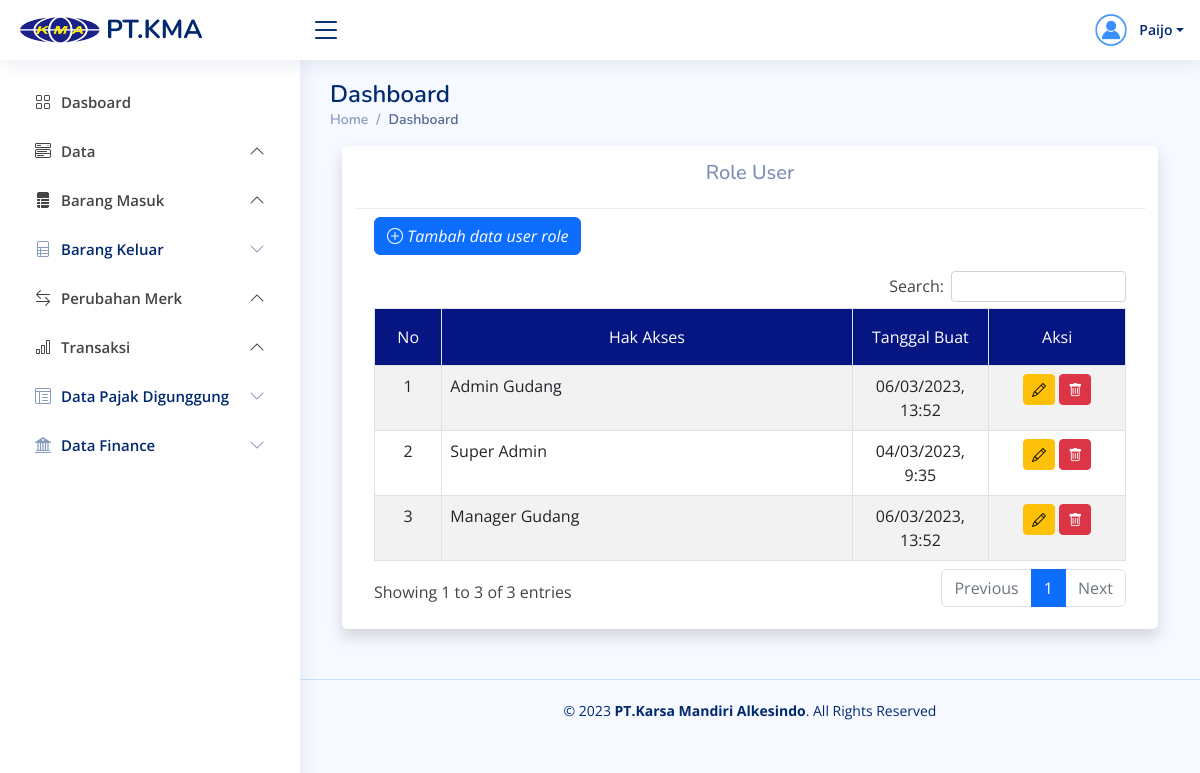
/data-user-role.php (signed in), run on the app's committed database.
### tables this page shows
CREATE TABLE `user_role` (
  `id_user_role` char(20) NOT NULL,
  `role` varchar(20) DEFAULT NULL,
  `created_date` varchar(25) NOT NULL
);

### data-user-role.php (the view, shortened to what this page needs)
<?php
include "akses.php";
?>
<!DOCTYPE html>
<html lang="en">
<head>
  <?php include "page/head.php"; ?>
</head>
<body>
  <?php include "page/nav-header.php" ?>
  <?php include "page/sidebar.php"; ?>
  <main id="main" class="main">
    <div class="pagetitle">
      <h1>Dashboard</h1>
      <nav>
        <ol class="breadcrumb">
          <li class="breadcrumb-item"><a href="dashboard.php">Home</a></li>
          <li class="breadcrumb-item active">Dashboard</li>
        </ol>
      </nav>
    </div>
    <section class="section dashboard">
      <div class="container-fluid">
        <div class="card shadow">
          <div class="container-fluid">
            <div class="card-header bg-body mb-2 text-center">
              <h5>Role User</h5>
            </div>
            <div class="card-body rounded-3">
              <button type="button" class="btn btn-primary" data-bs-toggle="modal" data-bs-target="#modal-user-role">
                <i class="bi bi-plus-circle"> Tambah data user role</i>
              </button>
              <div class="table-responsive mt-3">
                <table class="table table-hover table-striped table-bordered" id="table2">
                  <thead>
                    <tr class="text-white" style="background-color: #051683;">
                      <td class="col-1 text-center p-3">No</td>
                      <td class="col-6 text-center p-3">Hak Akses</td>
                      <td class="col-2 text-center p-3">Tanggal Buat</td>
                      <td class="col-2 text-center p-3">Aksi</td>
                    </tr>
                  </thead>
                  <tbody>
                    <?php
                    include "koneksi.php";
                    $no = 1;
                    $sql = "SELECT * FROM user_role ";
                    $query = mysqli_query($connect, $sql) or die(mysqli_error($connect));;
                    while ($data = mysqli_fetch_array($query)) {
                    ?>
                      <tr>
                        <td class="text-center"><?php echo $no; ?></td>
                        <td><?php echo $data['role']; ?></td>
                        <td class="text-center"><?php echo date($data['created_date']); ?></td>
                        <td class="text-center">
                          <button name="edit-data" class="btn btn-warning btn-sm" data-bs-toggle="modal" data-bs-target="#edit" data-id="<?php echo $data['id_user_role'] ?>" data-role="<?php echo $data['role'] ?>">
                            <i class="bi bi-pencil"></i>
                          </button>
                          <a href="proses/proses-role.php?hapus-role=<?php echo $data['id_user_role'] ?>" class="btn btn-danger btn-sm delete-data"><i class="bi bi-trash"></i></a>
                        </td>
                      </tr>
                      <?php $no++; ?>
                    <?php } ?>
                  </tbody>
                </table>
              </div>
            </div>
          </div>
        </div>
      </div>
    </section>
  </main>
  <?php include "page/footer.php" ?>
</body>
</html>

### assets/css/style.css (style rules this page uses)
:root { scroll-behavior: smooth; }
body { font-family: "Open Sans", sans-serif; background: #f6f9ff; color: #444444; }
h1, h2, h3, h4, h5, h6 { font-family: "Nunito", sans-serif; }
#main { margin-top: 60px; padding: 20px 30px; transition: all 0.3s; }
.pagetitle { margin-bottom: 10px; }
.pagetitle h1 { font-size: 24px; margin-bottom: 0; font-weight: 600; color: #012970; }
.card { margin-bottom: 30px; border: none; border-radius: 5px; box-shadow: 0px 0 30px rgba(1, 41, 112, 0.1); }
.card-header, .card-footer { border-color: #ebeef4; background-color: #fff; color: #798eb3; padding: 15px; }
.card-body { padding: 0 20px 20px 20px; }
.breadcrumb { font-size: 14px; font-family: "Nunito", sans-serif; color: #899bbd; font-weight: 600; }
.breadcrumb a { color: #899bbd; transition: 0.3s; }
.breadcrumb .breadcrumb-item::before { color: #899bbd; }
.breadcrumb .active { color: #51678f; font-weight: 600; }
@media (min-width: 1200px) { #main, #footer { margin-left: 300px; } }

### data on the page
user_role: role "Admin Gudang", created_date "06/03/2023, 13:52"
user_role: role "Super Admin", created_date "04/03/2023, 9:35"
user_role: role "Manager Gudang", created_date "06/03/2023, 13:52"

### other printed values
$_SESSION['tiket_nama'] "Paijo"
